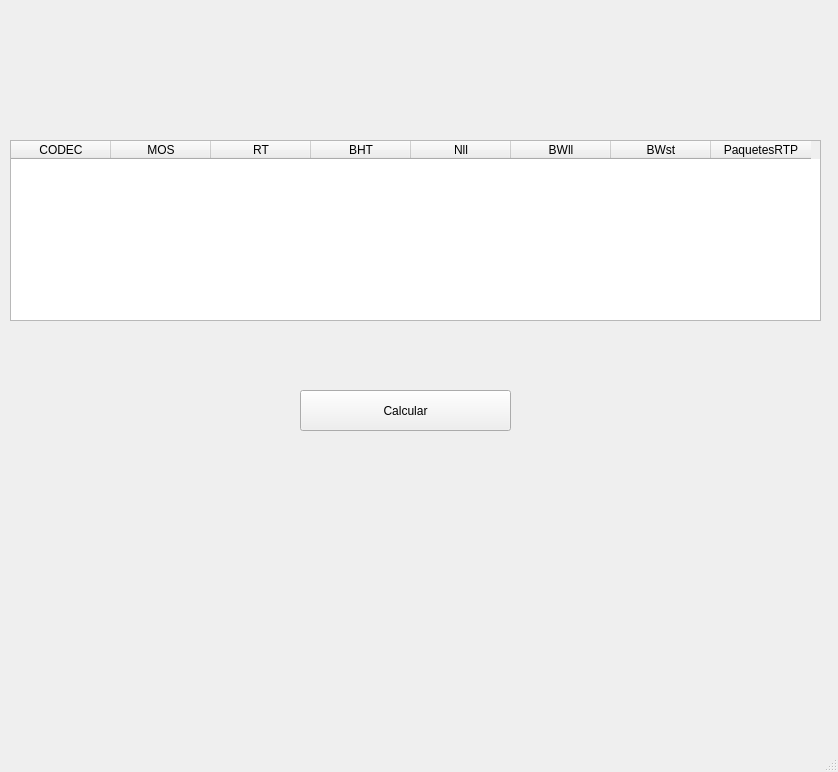
<?xml version="1.0" encoding="UTF-8"?>
<ui version="4.0">
 <class>VentanaWindow</class>
 <widget class="QMainWindow" name="VentanaWindow">
  <property name="geometry">
   <rect>
    <x>0</x>
    <y>0</y>
    <width>838</width>
    <height>772</height>
   </rect>
  </property>
  <property name="windowTitle">
   <string>MainWindow</string>
  </property>
  <widget class="QWidget" name="centralwidget">
   <widget class="QPushButton" name="pbCalcular">
    <property name="geometry">
     <rect>
      <x>300</x>
      <y>390</y>
      <width>211</width>
      <height>41</height>
     </rect>
    </property>
    <property name="text">
     <string>Calcular</string>
    </property>
   </widget>
   <widget class="QTableWidget" name="tableWidget">
    <property name="geometry">
     <rect>
      <x>10</x>
      <y>140</y>
      <width>811</width>
      <height>181</height>
     </rect>
    </property>
    <property name="sizePolicy">
     <sizepolicy hsizetype="Preferred" vsizetype="Preferred">
      <horstretch>0</horstretch>
      <verstretch>0</verstretch>
     </sizepolicy>
    </property>
    <property name="mouseTracking">
     <bool>false</bool>
    </property>
    <property name="tabletTracking">
     <bool>false</bool>
    </property>
    <property name="autoFillBackground">
     <bool>true</bool>
    </property>
    <property name="rowCount">
     <number>0</number>
    </property>
    <attribute name="horizontalHeaderCascadingSectionResizes">
     <bool>false</bool>
    </attribute>
    <attribute name="horizontalHeaderDefaultSectionSize">
     <number>100</number>
    </attribute>
    <attribute name="verticalHeaderDefaultSectionSize">
     <number>30</number>
    </attribute>
    <attribute name="verticalHeaderMinimumSectionSize">
     <number>11</number>
    </attribute>
    <column>
     <property name="text">
      <string>CODEC</string>
     </property>
    </column>
    <column>
     <property name="text">
      <string>MOS</string>
     </property>
    </column>
    <column>
     <property name="text">
      <string>RT</string>
     </property>
    </column>
    <column>
     <property name="text">
      <string>BHT</string>
     </property>
    </column>
    <column>
     <property name="text">
      <string>Nll</string>
     </property>
    </column>
    <column>
     <property name="text">
      <string>BWll</string>
     </property>
    </column>
    <column>
     <property name="text">
      <string>BWst</string>
     </property>
    </column>
    <column>
     <property name="text">
      <string>PaquetesRTP</string>
     </property>
    </column>
   </widget>
  </widget>
  <widget class="QMenuBar" name="menubar">
   <property name="geometry">
    <rect>
     <x>0</x>
     <y>0</y>
     <width>838</width>
     <height>26</height>
    </rect>
   </property>
  </widget>
  <widget class="QStatusBar" name="statusbar"/>
 </widget>
 <resources/>
 <connections/>
</ui>
